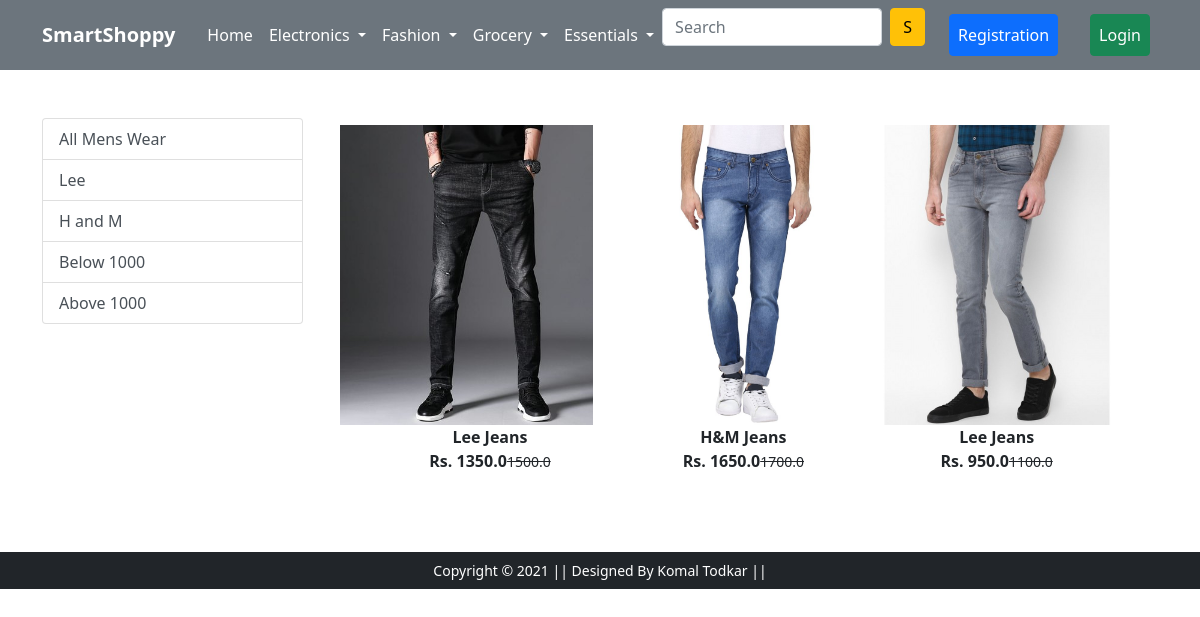
The page /mens_wear/ on the database its author committed.
### app/models.py (models this page shows, shortened)
class Product(models.Model):
    title = models.CharField(max_length=100)
    selling_price = models.FloatField()
    discounted_price = models.FloatField()
    description = models.TextField()
    brand = models.CharField(max_length=100)
    category = models.CharField(choices=CATEGORY_CHOICES,
        max_length=2)
    product_image = models.ImageField(upload_to='productimg')

### app/views.py (the view)
# urls.py: path('mens_wear/', views.mens_wear, name='mens_wear'),
def mens_wear(request, data=None):
     totalitem=0
     if request.user.is_authenticated:
               totalitem = len(Cart.objects.filter(user=request.user))
     if data == None:
          mens_wear = Product.objects.filter(category='MW')
     elif data == 'Lee' or data == 'HandM':
          mens_wear = Product.objects.filter(category='MW').filter(brand=data)
     elif data == 'below':
          mens_wear = Product.objects.filter(category='MW').filter(discounted_price__lt=1000)
     elif data == 'above':
          mens_wear = Product.objects.filter(category='MW').filter(discounted_price__gt=1000)
     return render(request, 'app/mens_wear.html',{'mens_wear':mens_wear,'totalitem':totalitem})

### app/templates/app/mens_wear.html (shortened to what this page needs)
{% extends 'app/base.html' %}
{% load static %}
{% block main-content %}
<div class="container my-5">
 <div class="row">
  <div class="col-sm-3">
   <div class="list-group">
    <a href="{% url 'mens_wear' %}" class="list-group-item list-group-item-action" aria-current="true">All Mens Wear</a>
    <a href="{% url 'mens_weardata' 'Lee'%}" class="list-group-item list-group-item-action" aria-current="true">Lee</a>
    <a href="{% url 'mens_weardata' 'HandM' %}" class="list-group-item list-group-item-action" aria-current="true">H and M</a>
    <a href="{% url 'mens_weardata' 'below' %}" class="list-group-item list-group-item-action" aria-current="true">Below 1000</a>
    <a href="{% url 'mens_weardata' 'above' %}" class="list-group-item list-group-item-action" aria-current="true">Above 1000</a>
    </div>
    </div>
    <div class="col-sm-8">
    <div class="row">
    {% for product in mens_wear %}
        <div class="col-sm-4 text-center mb-4">
            <a href="{% url 'product-detail' product.id %}" class="btn">
            <div class="item">
            <img src="{{product.product_image.url}}" alt="" height="300" class="">
            <div class="fw-bold">{{product.title}}</div>
            <div class="fw-bold">Rs. {{product.discounted_price}}<small class="fw-light text-decoration-line-through">{{product.selling_price}}</small></div>
            </div>
            </a>
        </div>
    {% endfor %}
    </div>
    </div>
 </div>
</div>
{% endblock main-content %}

### rows shown on the page
Product: product_image (picture), title "Lee Jeans", discounted_price "1350.0", selling_price "1500.0"
Product: product_image (picture), title "H&M Jeans", discounted_price "1650.0", selling_price "1700.0"
Product: product_image (picture), title "Lee Jeans", discounted_price "950.0", selling_price "1100.0"
